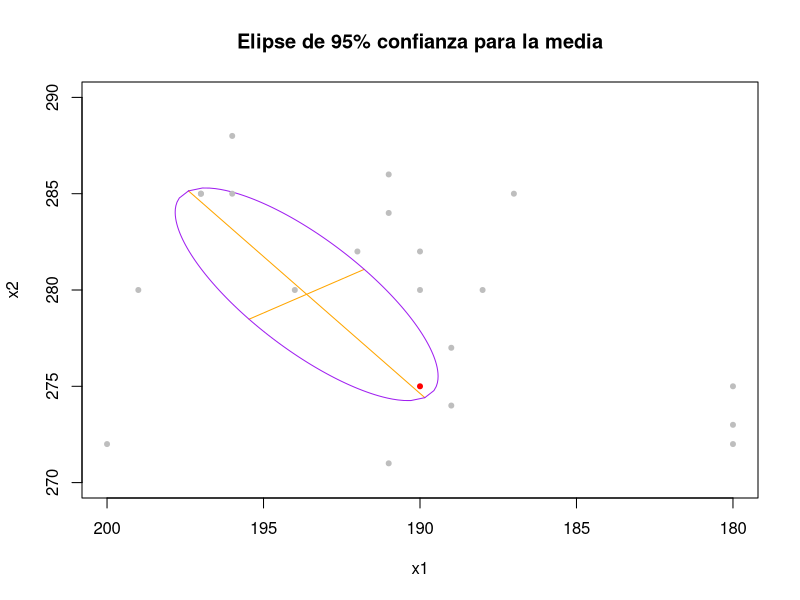

Here is the R script that generated this plot:
#########################################Ejercicio 3 
###capturamos los datos 
z <- matrix(c(-2, -1, 0, 1,2), ncol=1)
y1 <- matrix(c(5,3,4,2,1), ncol=1)
y2 <- matrix(c(-3,-1,-1,2,3), ncol=1)
##############
#inciso a) determinar los coeficientes por minimos cuadrados del modelo de 
# lineal bivariada Y_j1 = b_{01}+b_{11}z_{j1}+\epsilon_{j1}
# y Y_j2 = b_{02}+b_{12}z_{j1}+\epsilon_{j2}
# como comentario puedo hacer los dos modelos de una vez por la construcción de la 
# regresión multivariada
##############
#construcción de matriz de diseño 
Z <- cbind( matrix(rep(1,5), ncol=1), z)
Y <- cbind(y1,y2)
#estimamos usando minimos cuadrados usando el famosizimo resultado visto en clase
(B <- solve(t(Z)%*%Z)%*%t(Z)%*%Y)
#las entradas del primera columna de B son los coeficientes b_{01} y b_{11}
#las entradas del segunda columna de B son los coeficientes b_{02} y b_{12}
###############ejercicio 3.b
#calcular los valores ajustados y los residuales del modelo anterior 
Y_hat<- Z%*%B#matriz de estimaciones
epsilon <- Y- Y_hat#matriz de residuales 
#notemos que los residuales tienen media aprox cero 
apply(epsilon, 2, mean) 
(t(Y)%*%Y) - ( (t(Y_hat)%*%Y_hat)+ t(epsilon)%*%epsilon) # verfificamos que Y'Y = \hat{Y}'\hat{Y} + \hat{epsilon}'\hat{epsilon}
round((t(Y)%*%Y) - ( (t(Y_hat)%*%Y_hat)+ t(epsilon)%*%epsilon),2) # verfificamos que Y'Y = \hat{Y}'\hat{Y} + \hat{epsilon}'\hat{epsilon}
##############Ejercicio 3.c 
#calcula con los resultados anteriores un intervalo de congianza de 95%
# para la respuesta media de E(Y_{01})= b_{01}+b_{11}z_{01}  con z_{01} <- .5
z.01 <- matrix( c(1, .5), ncol = 1) # el uno es por el intercepto
# sabemos que estos intervalos estan dados por z_{01}B_1+-\sqrt((m(n-r-1)/(n-r-m)))\sqrt(z_0((Z'Z)^{-1})z_0(n/(n-r-1)\sigma_{11}))
alpha <- .05 #pues usamos intervalos T2 de hotelling y la prueba es de dos colas 
m <- dim(Y)[2] # numero de variables a predecir
n <- dim(Z)[1] # numero de observaciones
r <- dim(Z)[2]-1 #numero de variables exogenas
percentil <- qf(1-alpha, df1 =m, df2 = n-r-m   )
Sigma <- (t(epsilon)%*%epsilon)/(n-r-1) #estimador insesgado de \Sigma
sigma_11 <- Sigma[1,1] 
error1 <- sqrt((m*(n-r-1)/(n-r-m))*percentil) * 
  sqrt( (t(z.01)%*%solve(t(Z)%*%Z)%*%z.01 ) *(n/(n-r-1))*sigma_11  )
## entonce un intervalo de confianza  al 95% para la respuesta media de z_{01} esta dado por 
c((t(z.01)%*%B[,1]) - error1, (t(z.01)%*%B[,1])+error1)
#############################################################
############Ejercicio 4
######################
#Los datos que se nos proporcionaron corresponden a 
#x_1 = longitud de la cola en mm (primer columna )
#x_2 = logitud del ala en mm (segunda columna) para n = 45 aves hembra
# de una especie de agula 
##########inciso a)
#Construye y muestra una region de confianza (elipse del 95%) para la media 

setwd('C:\\Users\\fou-f\\Desktop\\MCE\\Second\\EstadisticaMultivariada\\Examen1')##me cambio de directorio 
aves <- read.table('bird_data.dat', header=FALSE)
colnames(aves) <- c('x1', 'x2')
p <- dim(aves)[2]
n <-dim(aves)[1]
alpha <- .05
S <- cov(aves)
media <- matrix(apply(aves, 2, mean), ncol=1)
xlim <- c(200,180)
ylim <- c(270, 290)
#uso una funcion que construi en una tarea
dibuja.elipse <- function(alpha, n, p, media, S, xlim, ylim)
{
  #alpha (numeric): nivel de significancia
  #n (numeric): numero de observaciones
  #p (numeric): numero de variables 
  #media (vector): vector-columna de medias 
  #S (matrix): matriz de covarianzas
  ejes <- eigen(S)
  eje_x <- ejes$vectors[,1]
  eje_y <- ejes$vectors[,2]
  nivel <- qf(1-alpha, df1 = p, df2 = n-p ) #cuantil de la distribucion f con confianza 1-alpha
  c <- ((p*(n-1))/(n*(n-p)) )*nivel #cuantil de la T de Hotelling
  longitud_x <- ejes$values[1]**.5*( c)**.5 #formulas vistas en clase
  longitud_y <- ejes$values[2]**.5*( c)**.5 #formulas vistas en clase
  #se dibujan los ejes
  g <- 100 #numero de puntos a dibujar, primero los genero centrados en el origen y 
  #luego roto y translado
  x <- seq(-longitud_x, longitud_x, length=g)
  y <- seq(-longitud_y, longitud_y, length=g)
  ejes.puntos <- matrix(c(x, rep(0,g )), byrow = TRUE, nrow = 2) 
  ejes.puntos <- (ejes$vectors)%*%ejes.puntos + matrix(rep(media, g), nrow = 2)
  plot(ejes.puntos[1,], ejes.puntos[2,], type='l', col='orange', 
       main='Elipse de 95% confianza para la media', 
       xlab=colnames(S)[1], ylab = colnames(S)[2], xlim=xlim, ylim=ylim)
  ejes.puntos <- matrix(c(rep(0,g ), y), byrow = TRUE, nrow = 2) 
  ejes.puntos <- (ejes$vectors)%*%ejes.puntos + matrix(rep(media, g), nrow = 2)
  points(ejes.puntos[1,], ejes.puntos[2,], type='l', col='orange')
  #se genera el perimetro, primero centrado y luego se rota y translada
  y <- ((c-x**2/ejes$values[1])*ejes$values[2])**.5 #funcion inversa de elipse con 
  #centro en elorigen 
  elipse.puntos <- matrix(c(x,y), ncol = g, byrow = TRUE)
  elipse.puntos <- ejes$vectors%*%(elipse.puntos) + matrix(rep(media, g), nrow = 2)
  points(elipse.puntos[1,], elipse.puntos[2,], col='purple', type='l')
  y <- -((c-x**2/ejes$values[1])*ejes$values[2])**.5 
  elipse.puntos <- matrix(c(x,y), ncol = g, byrow = TRUE)
  elipse.puntos <- ejes$vectors%*%(elipse.puntos) + matrix(rep(media, g), nrow = 2)
  points(elipse.puntos[1,], elipse.puntos[2,], col='purple', type='l')
}
dibuja.elipse(S=S , alpha=alpha, n=n ,p=p, media=media,
              xlim, ylim)
#dibujo parte de la muestra
points(aves$x1, aves$x2, col='gray', pch = 20)
#supon que se sabe que la media conjunta es (190, 275) para el macho 
# son datos plausibles para las hembras
points(190,275, col ='red', pch = 20) #dibujo la media de los machos 
#como la media de los machos esta en la region de confianza del 95% podemos
#decir que las mediciones de los machos (media) son una plausible media de las 
#hembras tambien
################ejercicio b
#construye los intervalos T2 simultaneos de las medias de las hembras
#uso una funcion que implemente en una tarea
T2.intervalos <- function(S,media, alpha, a, n, p)
{
  #alpha (numeric): nivel de signiificancia
  #n (numeric): numero de observaciones
  #p (numeric): numero de variables 
  #media (vector): vector-columna de medias 
  #S (matrix): matriz de covarianzas
  nivel <- sqrt(((p*(n-1)/(n*(n-p))))*(qf(1-alpha, df1 = p, df2=n-p)))
  errores <- nivel*sqrt(t(a)%*%S%*%a)
  #errores <- nivel*sqrt(ss) #es importante el orden 
  inf.intervalos <- media - errores
  sup.intervalos <- media + errores
  intervalos <- as.data.frame(cbind(inf.intervalos,media, sup.intervalos))
  colnames(intervalos) <- paste0(c('lim.inferior.T2intervalo.media.al',
                                   'media.muestral',
                                   'lim.superior.T2intervalo.media.al'),
                                 c(as.character(1-alpha), '',as.character(1-alpha)  )) 
  #row.names(intervalos) <- colnames(data)
  return(intervalos)
}
a <- matrix(c(1,0), ncol=1 )
media1 <- t(a)%*%media
(intervalos.t2.x1 <- T2.intervalos(S=S, media= media1, alpha=0.05,
                                  a = a, n=n, p=p))
#los intervalos T2 para la media de x1 es
#reporto el limite inferior, la media, poblacional, y el limite superior del intervalo
a <- matrix(c(0,1), ncol=1 )
media2 <- t(a)%*%media
#los intervalos T2 para la media de x2 es
#reporto el limite inferior, la media, poblacional, y el limite superior del intervalo
(intervalos.t2.x2 <- T2.intervalos(S=S, media= media2, alpha=0.05,
                                   a = a, n=n, p=p))
intervalosT2 <- rbind(intervalos.t2.x1,intervalos.t2.x2)
#calculo los intervalos de bonferroni  con una funcion que ya tenia 
Bonferroni.intervalos <- function(S,media, alpha, n, p, a)
{
  #alpha (numeric): nivel de significancia conjunto
  #n (numeric): numero de observaciones
  #p (numeric): numero de variables OJO DEBE DE SER LA DIMENSION DEL VECTOR ALEATORIO NORMAL MULTIVARIADO
  #media (vector): vector-columna de medias ORIGINALES MUESTRALES 
  #S (matrix): matriz de covarianzas ORIGINAL MUEsTRAL
  #a (vector): vector columna que expresa combinacion lineal
  media <- t(media)%*%a
  ss <- t(a)%*%S%*%a
  nivel <- qt(1-(alpha/(2*p)), df = n-1, lower.tail =TRUE)
  errores <- nivel*sqrt(ss/n)
  inf.intervalos <- media - rep(errores, length(media))
  sup.intervalos <- media + rep(errores, length(media))
  alpha_ <- alpha/(2*p)
  a <- round(1-alpha_,3)
  a <- as.character(a)
  intervalos <- as.data.frame(cbind(inf.intervalos,media, sup.intervalos))
  colnames(intervalos) <- paste0(c('lim.inferior.Bonferri.media.al',
                                   'media.muestral',
                                   'lim.superior.Bonferri.media.al'),
                                 c(a,'',a  )) 
  return(intervalos)
}
a <- as.matrix(c(1,0), ncol=1)
intervalos.bonferri.x1 <- Bonferroni.intervalos(S,media,
                              alpha=alpha,n=n,p=p, a=a  )
a <- as.matrix(c(0,1), ncol=1)
intervalos.bonferri.x2 <- Bonferroni.intervalos(S,media, alpha=alpha,
                                                n=n,p=p, a=a  )
intervalos.Bonferroni <- rbind(intervalos.bonferri.x1, intervalos.bonferri.x2)
###imprimimos los intervalos para compararlos 
(intervalos <- cbind(intervalosT2, intervalos.Bonferroni))
intervalos$lim.superior.Bonferri.media.al0.988-intervalos$lim.inferior.Bonferri.media.al0.988
intervalos$lim.superior.T2intervalo.media.al0.95-intervalos$lim.inferior.T2intervalo.media.al0.95
#de las dos lineas anteriores vemos la longitud de los intervalos 
# en donde es claso que como era de esperarse los intervalos de bonferroni 
# son de longitud menor y de paso de mayor confianza sin embargo no son simultaneos